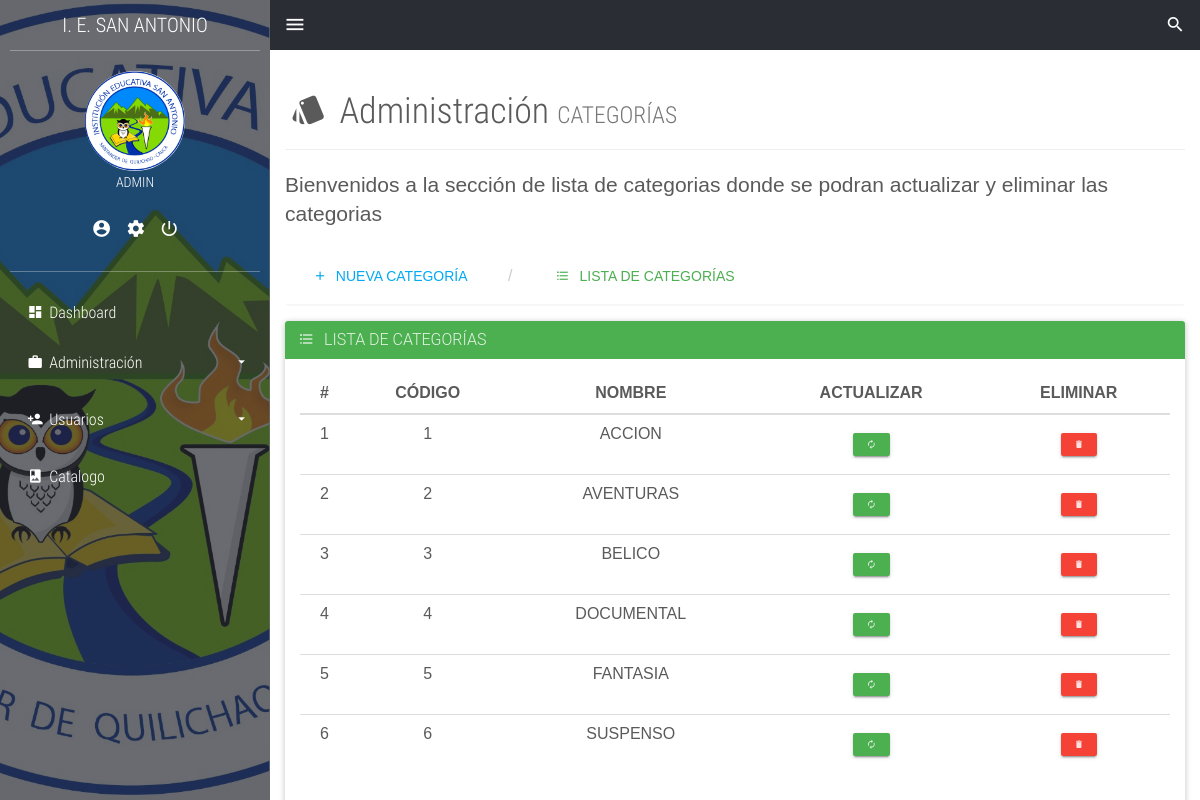
Screenshot of /category-list.php (signed in) with the database file from the repository.
### tables this page shows
CREATE TABLE `usuarios` (
  `codigo_login` int(11) NOT NULL,
  `username` text NOT NULL,
  `userpass` text NOT NULL
);

CREATE TABLE `categorias` (
  `codigo_categoria` int(11) NOT NULL,
  `nombre` text NOT NULL
);

### model/Crud_login.php (called while the page is built, shortened)
<?php
	class CrudLogin{
		public function obtenerUsuario($codigo_login){
			$db=Db::conectar();
			$select=$db->prepare('SELECT * FROM usuarios WHERE codigo_login=:codigo_login');
			$select->bindValue('codigo_login',$codigo_login);
			$select->execute();
			$usuarios=$select->fetch();
			$myUsuarios= new Login();
			$myUsuarios->setCodigo_login($usuarios['codigo_login']);
			$myUsuarios->setUserName($usuarios['username']);
			$myUsuarios->setUserPass($usuarios['userpass']);
			return $myUsuarios;
		}
	}
?>

### model/Login.php (called while the page is built, shortened)
<?php
	class Login{
		private $username;
		public function getUserName(){
		return $this->username;
		}
		public function setUserName($username){
			$this->username = $username;
		}
    }
?>

### model/Crud_categorias.php (called while the page is built, shortened)
<?php
	class CrudCategoria{
		public function mostrar(){
			$db=Db::conectar();
			$listar_categorias=[];
			$select=$db->query('SELECT * FROM categorias');
			foreach($select->fetchAll() as $categorias){
				$mycategoria= new Categoria();
				$mycategoria->setCodigo_categoria($categorias['codigo_categoria']);
				$mycategoria->setNombre($categorias['nombre']);
				$listar_categorias[]=$mycategoria;
			}
			return $listar_categorias;
		}
	}
?>

### model/Categoria.php (called while the page is built, shortened)
<?php
	class Categoria{
		private $codigo_categoria;
		private $nombre;
		public function getCodigo_categoria(){
		return $this->codigo_categoria;
		}
		public function setCodigo_categoria($codigo_categoria){
			$this->codigo_categoria = $codigo_categoria;
		}
		public function getNombre(){
			return $this->nombre;
		}
		public function setNombre($nombre){
			$this->nombre = $nombre;
		}
    }
?>

### category-list.php (the view, shortened to what this page needs)
<?php
	require_once('./model/Login.php');
	require_once('./model/Crud_login.php');
	$crud = new CrudLogin();
	$login = $crud->obtenerUsuario($_SESSION['id']);
	require_once('./model/Categoria.php');
	require_once('./model/Crud_categorias.php');
	$crudCat=new CrudCategoria();
	$categorias_list=$crudCat->mostrar();
?>
<!DOCTYPE html>
<html lang="es">
<head>
	<link rel="stylesheet" href="./css/main.css">
</head>
<body>
	<section class="full-box cover dashboard-sideBar">
		<div class="full-box dashboard-sideBar-ct">
			<div class="full-box text-uppercase text-center text-titles dashboard-sideBar-title">
				I. E. SAN ANTONIO <i class="zmdi zmdi-close btn-menu-dashboard visible-xs"></i>
			</div>
			<div class="full-box dashboard-sideBar-UserInfo">
				<figure class="full-box">
					<img src="./assets/img/login_ie.png" alt="UserIcon">
					<figcaption class="text-center text-titles"><?php echo $login->getUserName() ?></figcaption>
				</figure>
				<ul class="full-box list-unstyled text-center">
					<li>
						<a href="my-data.php" title="Mis datos">
							<i class="zmdi zmdi-account-circle"></i>
						</a>
					</li>
					<li>
						<a href="my-account.php" title="Mi cuenta">
							<i class="zmdi zmdi-settings"></i>
						</a>
					</li>
					<li>
						<a title="Salir del sistema" id="boton">
							<i class="zmdi zmdi-power"></i>
						</a>
					</li>
				</ul>
			</div>
			<ul class="list-unstyled full-box dashboard-sideBar-Menu">
				<li>
					<a href="home.php">
						<i class="zmdi zmdi-view-dashboard zmdi-hc-fw"></i> Dashboard
					</a>
				</li>
				<li id="administrar" style="display: block">
					<a href="#!" class="btn-sideBar-SubMenu">
						<i class="zmdi zmdi-case zmdi-hc-fw"></i> Administración <i class="zmdi zmdi-caret-down pull-right"></i>
					</a>
					<ul class="list-unstyled full-box">
					</ul>
				</li>
				<li id="usuarios" style="display: block">
					<a href="#!" class="btn-sideBar-SubMenu">
						<i class="zmdi zmdi-account-add zmdi-hc-fw"></i> Usuarios <i class="zmdi zmdi-caret-down pull-right"></i>
					</a>
					<ul class="list-unstyled full-box">
					</ul>
				</li>
				<li>
					<a href="catalog.php">
						<i class="zmdi zmdi-book-image zmdi-hc-fw"></i> Catalogo
					</a>
				</li>
			</ul>
		</div>
	</section>
	<section class="full-box dashboard-contentPage">
		<nav class="full-box dashboard-Navbar">
			<ul class="full-box list-unstyled text-right">
				<li class="pull-left">
					<a href="#!" class="btn-menu-dashboard"><i class="zmdi zmdi-menu"></i></a>
				</li>
				<li>
					<a href="search.php" class="btn-search">
						<i class="zmdi zmdi-search"></i>
					</a>
				</li>
			</ul>
		</nav>
		<div class="container-fluid">
			<div class="page-header">
			  <h1 class="text-titles"><i class="zmdi zmdi-labels zmdi-hc-fw"></i> Administración <small>CATEGORÍAS</small></h1>
			</div>
			<p class="lead">Bienvenidos a la sección de lista de categorias donde se podran actualizar y eliminar las categorias</p>
		</div>
		<div class="container-fluid">
			<ul class="breadcrumb breadcrumb-tabs">
			  	<li>
			  		<a href="category.php" class="btn btn-info">
			  			<i class="zmdi zmdi-plus"></i> &nbsp; NUEVA CATEGORÍA
			  		</a>
			  	</li>
			  	<li>
			  		<a href="category-list.php" class="btn btn-success">
			  			<i class="zmdi zmdi-format-list-bulleted"></i> &nbsp; LISTA DE CATEGORÍAS
			  		</a>
			  	</li>
			</ul>
		</div>
		<div class="container-fluid">
			<div class="panel panel-success">
				<div class="panel-heading">
					<h3 class="panel-title"><i class="zmdi zmdi-format-list-bulleted"></i> &nbsp; LISTA DE CATEGORÍAS</h3>
				</div>
				<div class="panel-body">
					<div class="table-responsive">
						<table class="table table-hover text-center">
							<thead>
								<tr>
									<th class="text-center">#</th>
									<th class="text-center">CÓDIGO</th>
									<th class="text-center">NOMBRE</th>
									<th class="text-center">ACTUALIZAR</th>
									<th class="text-center">ELIMINAR</th>
								</tr>
							</thead>
							<tbody>
								<?php foreach ($categorias_list as $categoria){?>
								<tr>
									<td><?php echo $categoria->getCodigo_categoria() ?></td>
									<td><?php echo $categoria->getCodigo_categoria() ?></td>
									<td><?php echo $categoria->getNombre()?></td>
									<td>
										<a href="category-update.php?id=<?php echo $categoria->getCodigo_categoria() ?>&nombre=<?php echo $categoria->getNombre()?>" class="btn btn-success btn-raised btn-xs">
											<i class="zmdi zmdi-refresh"></i>
										</a>
									</td>
									<td>
										<form action="administrar_categoria.php" method="post">
											<button type="submit" class="btn btn-danger btn-raised btn-xs">
												<i class="zmdi zmdi-delete"></i>
											</button>
										</form>
									</td>
								</tr>
								<?php }?>
							</tbody>
						</table>
					</div>
					<nav class="text-center">
					</nav>
				</div>
			</div>
		</div>
	</section>
</body>
</html>

### css/main.css (style rules this page uses)
body, html { background-color: #fff; width: 100%; height: 100%; margin: 0; padding: 0; position: relative; font-size: 16px; font-family: 'RobotoCondensed'; overflow: hidden; }
.full-box { margin: 0; padding: 0; width: 100%; box-sizing: border-box; }
.cover { background: 50% 50% no-repeat; background-size: cover; }
.text-titles { font-family: 'RobotoCondensedLight' }
.breadcrumb-tabs { margin-bottom: 15px; background-color: transparent; border-bottom: 2px solid #F7F7F7; padding: 0; }
.dashboard-sideBar, .dashboard-contentPage { position: absolute; top: 0; height: 100%; transition: all .3s ease-in-out; }
.dashboard-sideBar, .dashboard-sideBar-ct { width: 270px; }
.dashboard-sideBar { left: 0; z-index: 2; background-image: url('../assets/img/login_ie.png'); border-right: 1px solid rgba(255, 255, 255, .7); }
.dashboard-sideBar-ct { position: relative; height: 100%; background-color: rgba(42, 45, 52, 0.7); padding: 0 10px; padding-bottom: 30px; }
.dashboard-sideBar-title, .dashboard-sideBar-title > i { height: 50px; line-height: 50px; color: #fff; font-size: 20px; }
.dashboard-sideBar-title { position: relative; }
.dashboard-sideBar-UserInfo { border-top: 1px solid rgba(255, 255, 255, .3); border-bottom: 1px solid rgba(255, 255, 255, .3); color: #fff; font-size: 14px; padding: 20px 0; }
.dashboard-sideBar-UserInfo figure img { width: 100px; height: 100px; border-radius: 100%; display: block; margin: 0 auto; }
.dashboard-sideBar-UserInfo ul { margin-top: 15px; }
.dashboard-sideBar-UserInfo ul > li, .dashboard-sideBar-UserInfo ul > li > a { display: inline-block; color: #fff; }
.dashboard-sideBar-UserInfo ul > li > a { outline: none; font-size: 20px; padding: 7px; transition: all .3s ease-in-out; }
.dashboard-sideBar-Menu { padding-top: 15px; }
.dashboard-sideBar-Menu > li, .dashboard-sideBar-Menu > li > a, .dashboard-sideBar-Menu > li > ul > li, .dashboard-sideBar-Menu > li > ul > li > a { line-height: 50px; font-family: "RobotoCondensedLight"; display: block; color: #fff; text-decoration: none; border-radius: 4px; transition: all .3s ease-in-out; position: relative; }
.dashboard-sideBar-Menu > li > a > i.zmdi-caret-down { line-height: 50px; transition: all .3s ease-in-out; }
.dashboard-sideBar-Menu > li > a { padding: 0 15px; box-sizing: border-box; height: 50px; outline: none; }
.dashboard-sideBar-Menu > li > ul { position: relative; padding-top: 7px; height: 0; overflow: hidden; }
.dashboard-contentPage { right: 0; z-index: 1; padding-left: 270px; }
.dashboard-Navbar, .dashboard-Navbar > ul, .dashboard-Navbar > ul >li, .dashboard-Navbar > ul > li > a { height: 50px; line-height: 50px; }
.dashboard-Navbar > ul > li > a { outline: none; }
.dashboard-Navbar { background-color: #2A2D34; overflow: hidden; }
.dashboard-Navbar > ul >li, .dashboard-Navbar > ul > li > a { display: inline-block; width: 50px; text-align: center; color: #fff; margin: 0; padding: 0; font-size: 20px; transition: all .3s ease-in-out; position: relative; }
*, *:before, *:after { -webkit-box-sizing: border-box; -moz-box-sizing: border-box; box-sizing: border-box; }
body { margin: 0; padding: 2rem 1.5rem; font: 1rem/1.5 "PT Sans", Arial, sans-serif; color: #5a5a5a; }

### rows the page displays
usuarios: username "ADMIN"
categorias: codigo_categoria "1", nombre "ACCION"
categorias: codigo_categoria "2", nombre "AVENTURAS"
categorias: codigo_categoria "3", nombre "BELICO"
categorias: codigo_categoria "4", nombre "DOCUMENTAL"
categorias: codigo_categoria "5", nombre "FANTASIA"
categorias: codigo_categoria "6", nombre "SUSPENSO"
